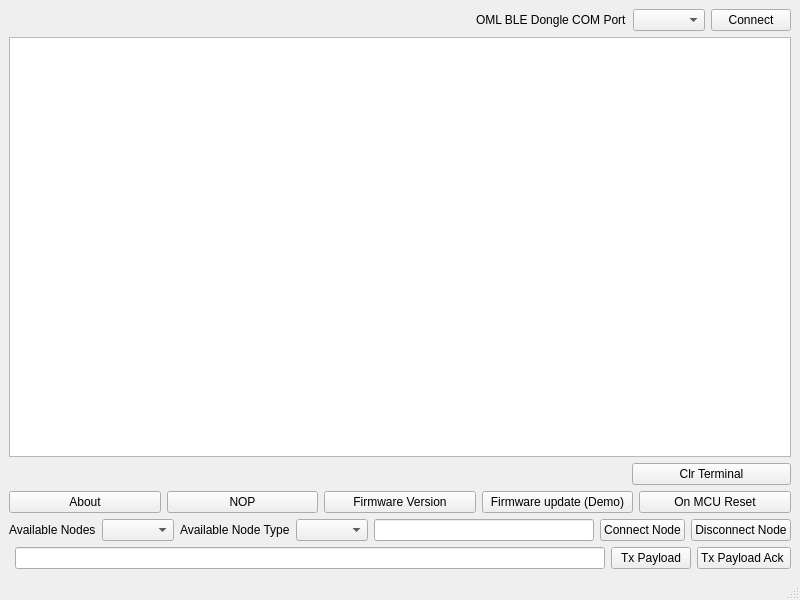
<?xml version="1.0" encoding="UTF-8"?>
<ui version="4.0">
 <class>MainWindow</class>
 <widget class="QMainWindow" name="MainWindow">
  <property name="geometry">
   <rect>
    <x>0</x>
    <y>0</y>
    <width>800</width>
    <height>600</height>
   </rect>
  </property>
  <property name="windowTitle">
   <string>MainWindow</string>
  </property>
  <widget class="QWidget" name="centralwidget">
   <layout class="QGridLayout" name="gridLayout">
    <item row="0" column="0" colspan="2">
     <layout class="QHBoxLayout" name="horizontalLayout_6">
      <item>
       <layout class="QHBoxLayout" name="horizontalLayout">
        <item>
         <spacer name="horizontalSpacer">
          <property name="orientation">
           <enum>Qt::Horizontal</enum>
          </property>
          <property name="sizeType">
           <enum>QSizePolicy::Preferred</enum>
          </property>
          <property name="sizeHint" stdset="0">
           <size>
            <width>600</width>
            <height>20</height>
           </size>
          </property>
         </spacer>
        </item>
        <item>
         <widget class="QLabel" name="label">
          <property name="text">
           <string>OML BLE Dongle COM Port</string>
          </property>
         </widget>
        </item>
        <item>
         <widget class="QComboBox" name="comboBox"/>
        </item>
       </layout>
      </item>
      <item>
       <layout class="QHBoxLayout" name="horizontalLayout_5"/>
      </item>
      <item>
       <spacer name="horizontalSpacer_3">
        <property name="orientation">
         <enum>Qt::Horizontal</enum>
        </property>
        <property name="sizeType">
         <enum>QSizePolicy::Expanding</enum>
        </property>
        <property name="sizeHint" stdset="0">
         <size>
          <width>65</width>
          <height>20</height>
         </size>
        </property>
       </spacer>
      </item>
      <item>
       <widget class="QPushButton" name="pushButton_2">
        <property name="text">
         <string>Connect</string>
        </property>
       </widget>
      </item>
     </layout>
    </item>
    <item row="1" column="0" colspan="2">
     <widget class="QTextEdit" name="textEdit"/>
    </item>
    <item row="3" column="0" colspan="2">
     <layout class="QHBoxLayout" name="horizontalLayout_4">
      <item>
       <widget class="QPushButton" name="pushButton_12">
        <property name="text">
         <string>About</string>
        </property>
       </widget>
      </item>
      <item>
       <widget class="QPushButton" name="pushButton_5">
        <property name="text">
         <string>NOP</string>
        </property>
       </widget>
      </item>
      <item>
       <widget class="QPushButton" name="pushButton_4">
        <property name="text">
         <string>Firmware Version</string>
        </property>
       </widget>
      </item>
      <item>
       <widget class="QPushButton" name="pushButton_6">
        <property name="text">
         <string>Firmware update (Demo)</string>
        </property>
       </widget>
      </item>
      <item>
       <widget class="QPushButton" name="pushButton_7">
        <property name="text">
         <string>On MCU Reset</string>
        </property>
       </widget>
      </item>
     </layout>
    </item>
    <item row="4" column="0" colspan="2">
     <layout class="QHBoxLayout" name="horizontalLayout_10">
      <item>
       <layout class="QHBoxLayout" name="horizontalLayout_7">
        <item>
         <widget class="QLabel" name="label_2">
          <property name="text">
           <string>Available Nodes</string>
          </property>
         </widget>
        </item>
        <item>
         <widget class="QComboBox" name="comboBoxNodeId"/>
        </item>
       </layout>
      </item>
      <item>
       <layout class="QHBoxLayout" name="horizontalLayout_8">
        <item>
         <widget class="QLabel" name="label_3">
          <property name="text">
           <string>Available Node Type</string>
          </property>
         </widget>
        </item>
        <item>
         <widget class="QComboBox" name="comboBoxNodeType"/>
        </item>
       </layout>
      </item>
      <item>
       <layout class="QHBoxLayout" name="horizontalLayout_9">
        <item>
         <widget class="QLineEdit" name="lineEdit_2"/>
        </item>
        <item>
         <widget class="QPushButton" name="pushButton_9">
          <property name="text">
           <string>Connect Node</string>
          </property>
         </widget>
        </item>
        <item>
         <widget class="QPushButton" name="pushButton_10">
          <property name="text">
           <string>Disconnect Node</string>
          </property>
         </widget>
        </item>
       </layout>
      </item>
     </layout>
    </item>
    <item row="5" column="1">
     <layout class="QHBoxLayout" name="horizontalLayout_11">
      <item>
       <widget class="QLineEdit" name="lineEdit"/>
      </item>
      <item>
       <widget class="QPushButton" name="pushButton_11">
        <property name="text">
         <string>Tx Payload</string>
        </property>
       </widget>
      </item>
      <item>
       <widget class="QPushButton" name="pushButton">
        <property name="text">
         <string>Tx Payload Ack </string>
        </property>
       </widget>
      </item>
     </layout>
    </item>
    <item row="2" column="1">
     <layout class="QHBoxLayout" name="horizontalLayout_3">
      <item>
       <spacer name="horizontalSpacer_2">
        <property name="orientation">
         <enum>Qt::Horizontal</enum>
        </property>
        <property name="sizeType">
         <enum>QSizePolicy::Fixed</enum>
        </property>
        <property name="sizeHint" stdset="0">
         <size>
          <width>617</width>
          <height>20</height>
         </size>
        </property>
       </spacer>
      </item>
      <item>
       <widget class="QPushButton" name="pushButton_3">
        <property name="text">
         <string>Clr Terminal</string>
        </property>
       </widget>
      </item>
     </layout>
    </item>
   </layout>
  </widget>
  <widget class="QMenuBar" name="menubar">
   <property name="geometry">
    <rect>
     <x>0</x>
     <y>0</y>
     <width>800</width>
     <height>21</height>
    </rect>
   </property>
  </widget>
  <widget class="QStatusBar" name="statusbar"/>
 </widget>
 <resources/>
 <connections/>
</ui>
